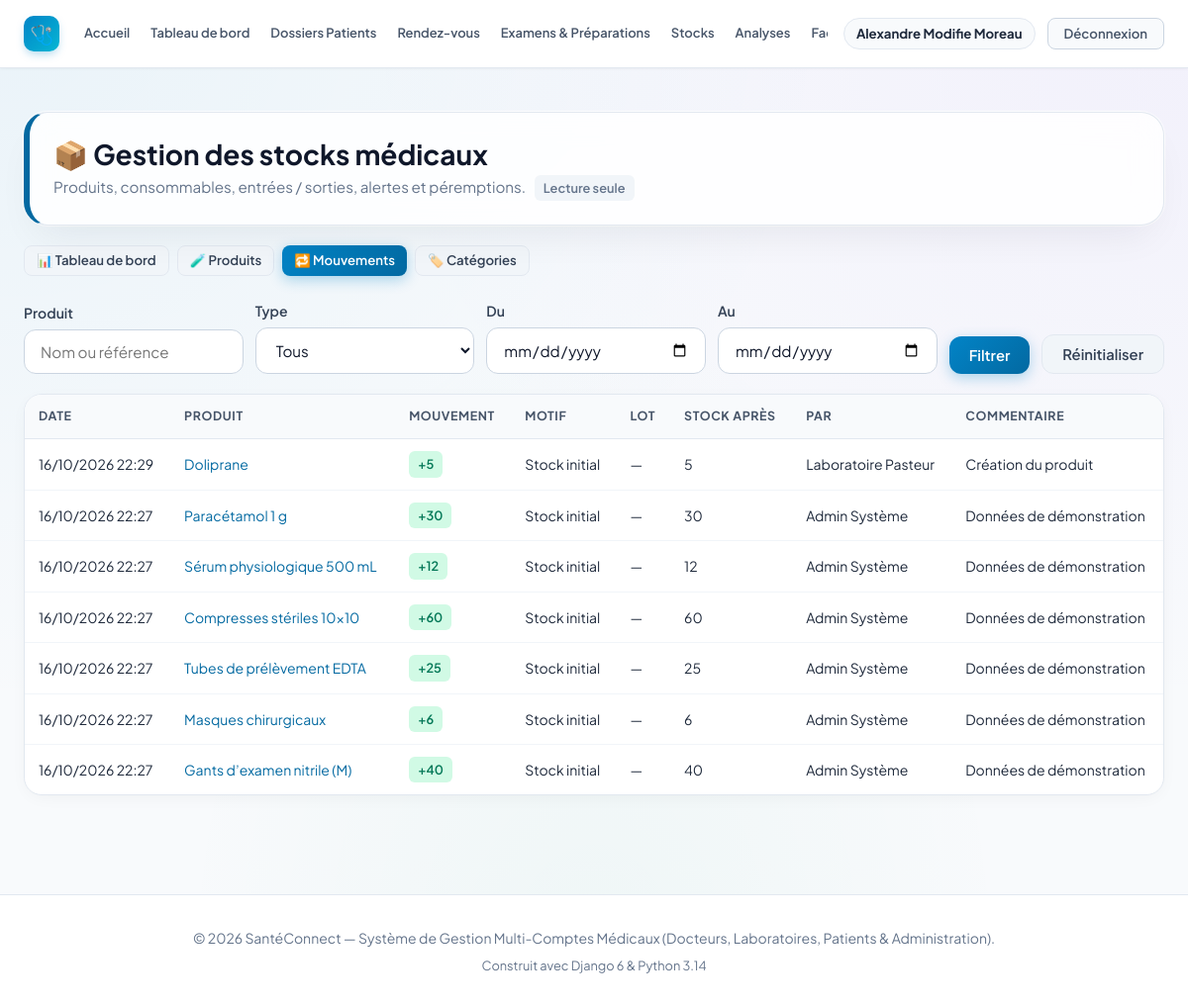
Page /stock/mouvements/ (signed in) on the committed database.
### accounts/models.py (models this page shows, shortened)
class User(AbstractUser):
    class Role(models.TextChoices):
        ADMIN = 'ADMIN', 'Administrateur'
        DOCTEUR = 'DOCTEUR', 'Médecin'
        LABORATOIRE = 'LABORATOIRE', 'Laborantin'
        PATIENT = 'PATIENT', 'Patient'
    role = models.CharField(
        max_length=20,
        choices=Role.choices,
        default=Role.PATIENT,
        verbose_name="Rôle utilisateur"
    )
    phone = models.CharField(max_length=25, blank=True, null=True, verbose_name="Téléphone")
    address = models.CharField(max_length=255, blank=True, null=True, verbose_name="Adresse")
    city = models.CharField(max_length=100, blank=True, null=True, verbose_name="Ville")
    is_verified = models.BooleanField(
        default=False,
        verbose_name="Compte certifié / validé",
        help_text="Coché par l'administrateur pour valider l'activité d'un docteur ou laboratoire."
    )
    objects = CustomUserManager()
    class Meta:
        verbose_name = "Utilisateur"
        verbose_name_plural = "Tous les Utilisateurs"
    @property
    def is_doctor(self):
        return self.role == self.Role.DOCTEUR
    @property
    def is_laboratory(self):
        return self.role == self.Role.LABORATOIRE
    @property
    def is_patient(self):
        return self.role == self.Role.PATIENT
    @property
    def is_admin_user(self):
        return self.role == self.Role.ADMIN or self.is_superuser

### stock/models.py (models this page shows, shortened)
class MouvementStock(models.Model):
    class Type(models.TextChoices):
        ENTREE = "ENTREE", "Entrée"
        SORTIE = "SORTIE", "Sortie"
    class Motif(models.TextChoices):
        INITIAL = "INITIAL", "Stock initial"
        ACHAT = "ACHAT", "Réception / achat"
        RETOUR = "RETOUR", "Retour en stock"
        AJUSTEMENT_PLUS = "AJUSTEMENT_PLUS", "Ajustement d’inventaire (+)"
        UTILISATION = "UTILISATION", "Utilisation / consommation"
        PEREMPTION = "PEREMPTION", "Mise au rebut (péremption)"
        PERTE = "PERTE", "Casse / perte"
        AJUSTEMENT_MOINS = "AJUSTEMENT_MOINS", "Ajustement d’inventaire (−)"
    produit = models.ForeignKey(Produit, on_delete=models.PROTECT, related_name="mouvements")
    type = models.CharField("Type", max_length=10, choices=Type.choices)
    motif = models.CharField("Motif", max_length=20, choices=Motif.choices)
    quantite = models.PositiveIntegerField("Quantité", validators=[MinValueValidator(1)])
    stock_apres = models.PositiveIntegerField("Stock après mouvement")
    numero_lot = models.CharField("N° de lot", max_length=50, blank=True)
    commentaire = models.CharField("Commentaire", max_length=255, blank=True)
    utilisateur = models.ForeignKey(
        settings.AUTH_USER_MODEL, on_delete=models.SET_NULL, null=True, blank=True,
        related_name="mouvements_stock", verbose_name="Effectué par",
    )
    date = models.DateTimeField("Date", auto_now_add=True)
    class Meta:
        verbose_name = "Mouvement de stock"
        verbose_name_plural = "Mouvements de stock"
        ordering = ["-date", "-id"]
    @property
    def auteur(self):
        u = self.utilisateur
        return (u.get_full_name() or u.username) if u else "—"

class Produit(models.Model):
    class Unite(models.TextChoices):
        UNITE = "UNITE", "Unité"
        BOITE = "BOITE", "Boîte"
        PAQUET = "PAQUET", "Paquet"
        FLACON = "FLACON", "Flacon"
        SACHET = "SACHET", "Sachet"
        KIT = "KIT", "Kit"
        LITRE = "LITRE", "Litre"
    nom = models.CharField("Nom du produit", max_length=150)
    reference = models.CharField(
        "Référence", max_length=50, unique=True, null=True, blank=True,
        help_text="Laissez vide pour générer automatiquement (PRD-00001...).",
    )
    categorie = models.ForeignKey(
        Categorie, verbose_name="Catégorie", on_delete=models.SET_NULL,
        null=True, blank=True, related_name="produits",
    )
    unite = models.CharField("Unité", max_length=10, choices=Unite.choices, default=Unite.UNITE)
    fournisseur = models.CharField("Fournisseur", max_length=150, blank=True)
    emplacement = models.CharField(
        "Emplacement de stockage", max_length=100, blank=True,
        help_text="Ex. : Armoire B, étagère 2.",
    )
    prix_unitaire = models.DecimalField(
        "Prix unitaire (€)", max_digits=8, decimal_places=2, null=True, blank=True,
        validators=[MinValueValidator(0)],
    )
    quantite = models.PositiveIntegerField("Quantité en stock", default=0, editable=False)
    seuil_alerte = models.PositiveIntegerField(
        "Seuil d’alerte", default=10,
        help_text="Une alerte est affichée lorsque la quantité est inférieure ou égale à ce seuil.",
    )
    date_peremption = models.DateField(
        "Date de péremption", null=True, blank=True,
        help_text="Laissez vide pour un produit sans date de péremption.",
    )
    description = models.TextField("Description", blank=True)
    actif = models.BooleanField("Actif", default=True)
    created_at = models.DateTimeField(auto_now_add=True)
    updated_at = models.DateTimeField(auto_now=True)
    objects = ProduitQuerySet.as_manager()
    class Meta:
        verbose_name = "Produit médical"
        verbose_name_plural = "Produits médicaux"
        ordering = ["nom"]

### stock/views.py (the view)
# urls.py: path("mouvements/", views.mouvement_list, name="mouvement_list"),
@stock_consultation_requise
def mouvement_list(request):
    qs = MouvementStock.objects.select_related("produit", "utilisateur")
    q = request.GET.get("q", "").strip()
    type_sel = request.GET.get("type", "")
    debut = parse_date(request.GET.get("date_debut", "") or "")
    fin = parse_date(request.GET.get("date_fin", "") or "")
    if q:
        qs = qs.filter(Q(produit__nom__icontains=q) | Q(produit__reference__icontains=q))
    if type_sel in Type.values:
        qs = qs.filter(type=type_sel)
    if debut:
        qs = qs.filter(date__date__gte=debut)
    if fin:
        qs = qs.filter(date__date__lte=fin)
    page, querystring = _paginer(request, qs, par_page=20)
    return render(request, "stock/mouvement_list.html", {
        "page_obj": page, "querystring": querystring, "q": q, "type_sel": type_sel,
        "date_debut": request.GET.get("date_debut", ""), "date_fin": request.GET.get("date_fin", ""),
        "types": Type.choices, "can_manage": peut_gerer_stock(request.user),
    })

### stock/permissions.py (called while the page is built)
def peut_consulter_stock(user):
    return user.is_authenticated and (user.is_admin_user or user.is_laboratory or user.is_doctor)

def peut_gerer_stock(user):
    return user.is_authenticated and (user.is_admin_user or user.is_laboratory)

def _creer_decorateur(verifier, message):
    def decorateur(vue):
        @wraps(vue)
        def enveloppe(request, *args, **kwargs):
            if not request.user.is_authenticated:
                return redirect_to_login(request.get_full_path())
            if not verifier(request.user):
                messages.error(request, message)
                return redirect("dashboard")
            return vue(request, *args, **kwargs)
        return enveloppe
    return decorateur

### stock/views.py (called while the page is built)
def _paginer(request, queryset, par_page=15):
    page = Paginator(queryset, par_page).get_page(request.GET.get("page"))
    params = request.GET.copy()
    params.pop("page", None)
    return page, params.urlencode()

### stock/templates/stock/mouvement_list.html (shortened to what this page needs)
{% extends 'base.html' %}
{% load static %}
{% block extra_css %}<link rel="stylesheet" href="{% static 'stock/stock.css' %}">{% endblock %}
{% block content %}
<div class="container">
    {% include 'stock/_header.html' with active='mouvements' %}
    <form method="get" class="filters-bar">
        <div class="form-group"><label class="form-label" for="m-q">Produit</label>
            <input type="text" id="m-q" name="q" value="{{ q }}" class="form-input" placeholder="Nom ou référence"></div>
        <div class="form-group"><label class="form-label" for="m-type">Type</label>
            <select id="m-type" name="type" class="form-select"><option value="">Tous</option>
            </select></div>
        <div class="form-group"><label class="form-label" for="m-d1">Du</label><input type="date" id="m-d1" name="date_debut" value="{{ date_debut }}" class="form-input"></div>
        <div class="form-group"><label class="form-label" for="m-d2">Au</label><input type="date" id="m-d2" name="date_fin" value="{{ date_fin }}" class="form-input"></div>
        <button type="submit" class="btn btn-primary">Filtrer</button>
        <a href="{% url 'stock:mouvement_list' %}" class="btn btn-secondary">Réinitialiser</a>
    </form>
    <div class="table-responsive">
        <table class="data-table">
            <thead><tr><th>Date</th><th>Produit</th><th>Mouvement</th><th>Motif</th><th>Lot</th><th>Stock après</th><th>Par</th><th>Commentaire</th></tr></thead>
            <tbody>
            {% for m in page_obj %}
                <tr>
                    <td style="white-space:nowrap;">{{ m.date|date:"d/m/Y H:i" }}</td>
                    <td><a href="{% url 'stock:produit_detail' m.produit.pk %}">{{ m.produit.nom }}</a></td>
                    <td><span class="status-pill {% if m.type == 'ENTREE' %}verified{% else %}info{% endif %}">{% if m.type == 'ENTREE' %}+{% else %}−{% endif %}{{ m.quantite }}</span></td>
                    <td>{{ m.get_motif_display }}</td>
                    <td>{{ m.numero_lot|default:"—" }}</td>
                    <td>{{ m.stock_apres }}</td>
                    <td>{{ m.auteur }}</td>
                    <td>{{ m.commentaire|default:"—" }}</td>
                </tr>
            {% empty %}
                <tr><td colspan="8" class="empty-state" style="text-align:center;">Aucun mouvement trouvé.</td></tr>
            {% endfor %}
            </tbody>
        </table>
    </div>
    <div style="height:40px;"></div>
</div>
{% endblock %}

### templates/base.html (shortened to what this page needs)
{% load static %}
<!doctype html>
<html lang="fr">
  <head>
    <link rel="stylesheet" href="{% static 'css/style.css' %}?v=20261022_1" />
    {% block extra_css %}{% endblock %}
  </head>
  <body>
    <nav class="navbar" id="main-navbar">
      <div class="container navbar-inner">
        <div class="navbar-brand-section">
          <a href="{% url 'home' %}" class="logo-brand" id="brand-logo-link">
            <span class="logo-icon">🩺</span>
          </a>
        </div>
        <div class="nav-links" id="main-nav-links">
          <a href="{% url 'home' %}" class="nav-item-link" id="nav-home"
            >Accueil</a
          >
          {% if user.is_authenticated %}
            <a href="{% url 'dashboard' %}" class="nav-item-link" id="nav-dashboard">Tableau de bord</a>
            {% if user.is_admin_user or user.is_doctor %}
              <a href="{% url 'dossiers_patients_list' %}" class="nav-item-link" id="nav-dossiers">Dossiers Patients</a>
            {% endif %}
            {% if user.is_admin_user or user.is_doctor or user.is_patient %}
              <a href="{% url 'rendezvous:rdv_list' %}" class="nav-item-link" id="nav-rendezvous">Rendez-vous</a>
            {% endif %}
            {% if user.is_admin_user or user.is_doctor %}
              <a href="{% url 'examens_list' %}" class="nav-item-link" id="nav-examens">Examens &amp; Préparations</a>
            {% endif %}
            {% if user.is_admin_user or user.is_laboratory or user.is_doctor %}
              <a href="{% url 'stock:dashboard' %}" class="nav-item-link" id="nav-stock">Stocks</a>
            {% endif %}
            {% if user.is_laboratory %}
              <a href="{% url 'laboratoire:prelevement_list' %}" class="nav-item-link" id="nav-laboratoire">Prélèvements</a>
            {% elif user.is_doctor %}
              <a href="{% url 'laboratoire:demande_list' %}" class="nav-item-link">Analyses</a>
            {% endif %}
            {% if user.is_admin_user or user.is_patient or user.is_doctor and user.is_verified %}
              <a href="{% url 'facture_list' %}" class="nav-item-link" id="nav-factures">Factures</a>
            {% endif %}
          {% endif %}
        </div>
        <div class="navbar-user-actions" id="nav-user-actions">
          {% if user.is_authenticated %}
          <div class="nav-user-badge" id="nav-user-profile">
            <a
              href="{% url 'profile' %}"
              class="nav-user-name-link"
              id="nav-profile-edit"
              title="Mon profil"
              >{{ user.get_full_name|default:user.username }}</a
            >
          </div>
          <a
            href="{% url 'logout' %}"
            class="nav-logout-btn"
            id="btn-nav-logout"
            >Déconnexion</a
          >
          {% endif %}
        </div>
      </div>
    </nav>
    <main style="flex: 1; padding: 24px 0 60px">
      {% block content %}{% endblock %}
    </main>
    <footer class="footer">
      <div class="container">
        <p>
          © 2026 SantéConnect — Système de Gestion Multi-Comptes Médicaux
          (Docteurs, Laboratoires, Patients & Administration).
        </p>
        <p style="margin-top: 6px; font-size: 0.8rem; color: #64748b">
          Construit avec Django 6 & Python 3.14
        </p>
      </div>
    </footer>
  </body>
</html>

### stock/static/stock/stock.css (style rules this page uses)
.filters-bar { display: flex; flex-wrap: wrap; gap: 12px; align-items: flex-end; margin-bottom: 20px; }
.filters-bar .form-group { margin-bottom: 0; flex: 1 1 180px; }

### rows in the picture
User: get_full_name "Alexandre Modifie Moreau"
MouvementStock: date "16/10/2026 22:29", produit.nom "Doliprane", quantite "5", motif "Stock initial", numero_lot "—", stock_apres "5", auteur "Laboratoire Pasteur", commentaire "Création du produit"
MouvementStock: date "16/10/2026 22:27", produit.nom "Paracétamol 1 g", quantite "30", motif "Stock initial", numero_lot "—", stock_apres "30", auteur "Admin Système", commentaire "Données de démonstration"
MouvementStock: date "16/10/2026 22:27", produit.nom "Sérum physiologique 500 mL", quantite "12", motif "Stock initial", numero_lot "—", stock_apres "12", auteur "Admin Système", commentaire "Données de démonstration"
MouvementStock: date "16/10/2026 22:27", produit.nom "Compresses stériles 10x10", quantite "60", motif "Stock initial", numero_lot "—", stock_apres "60", auteur "Admin Système", commentaire "Données de démonstration"
MouvementStock: date "16/10/2026 22:27", produit.nom "Tubes de prélèvement EDTA", quantite "25", motif "Stock initial", numero_lot "—", stock_apres "25", auteur "Admin Système", commentaire "Données de démonstration"
MouvementStock: date "16/10/2026 22:27", produit.nom "Masques chirurgicaux", quantite "6", motif "Stock initial", numero_lot "—", stock_apres "6", auteur "Admin Système", commentaire "Données de démonstration"
MouvementStock: date "16/10/2026 22:27", produit.nom "Gants d’examen nitrile (M)", quantite "40", motif "Stock initial", numero_lot "—", stock_apres "40", auteur "Admin Système", commentaire "Données de démonstration"
